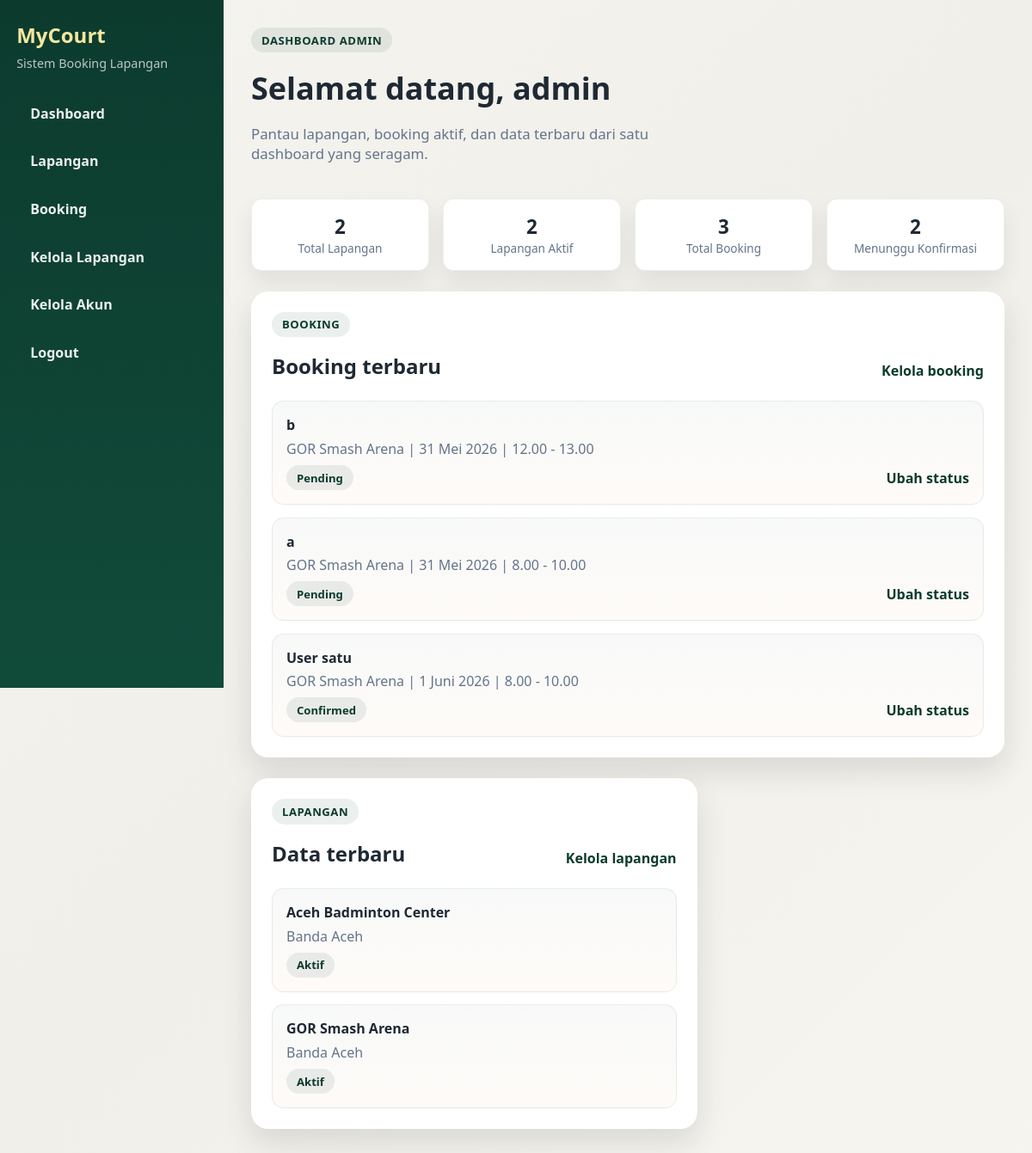
The page /dashboard/admin/ (signed in) on the database as committed earlier.
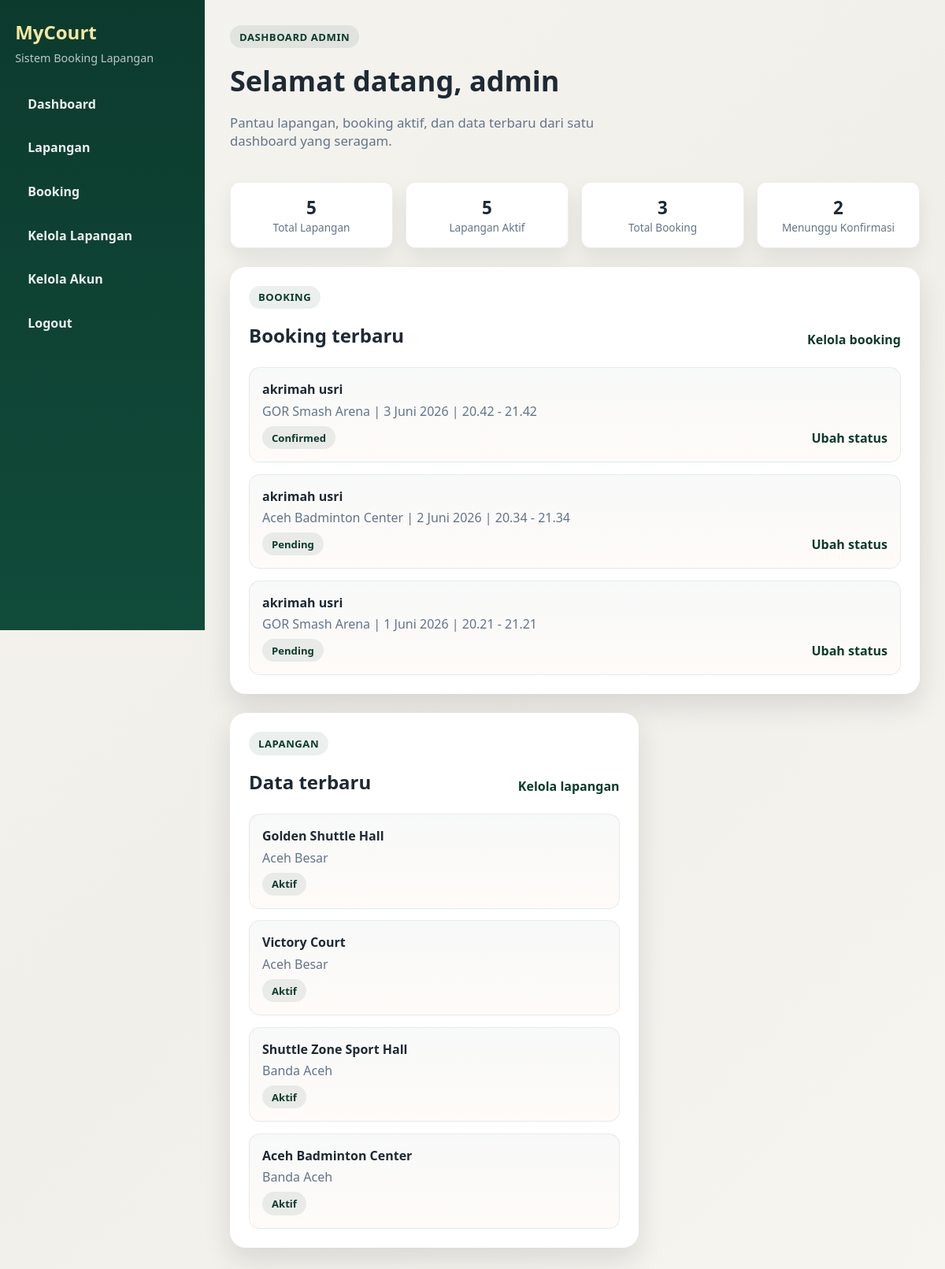
The same page on the database as committed later.
### booking/models.py (models this page shows, shortened)
class Booking(models.Model):
    STATUS_PENDING = "pending"
    STATUS_CONFIRMED = "confirmed"
    STATUS_CANCELLED = "cancelled"
    STATUS_CHOICES = [
        (STATUS_PENDING, "Pending"),
        (STATUS_CONFIRMED, "Confirmed"),
        (STATUS_CANCELLED, "Cancelled"),
    ]
    user = models.ForeignKey(User, on_delete=models.CASCADE, related_name="bookings", null=True, blank=True)
    court = models.ForeignKey(Court, on_delete=models.CASCADE, related_name="bookings")
    full_name = models.CharField(max_length=120)
    email = models.EmailField()
    phone = models.CharField(max_length=30)
    date = models.DateField()
    start_time = models.TimeField()
    end_time = models.TimeField()
    notes = models.TextField(blank=True)
    status = models.CharField(max_length=20, choices=STATUS_CHOICES, default=STATUS_PENDING)
    created_at = models.DateTimeField(auto_now_add=True)

class Court(models.Model):
    name = models.CharField(max_length=120)
    location = models.CharField(max_length=255)
    price_per_hour = models.DecimalField(max_digits=10, decimal_places=2)
    image = models.ImageField(upload_to="court_images/", blank=True, null=True)
    description = models.TextField(blank=True)
    is_active = models.BooleanField(default=True)
    open_time = models.TimeField(default=datetime.time(6, 0))
    close_time = models.TimeField(default=datetime.time(23, 0))
    created_at = models.DateTimeField(auto_now_add=True)

### booking/views.py (the view)
# urls.py: path("dashboard/admin/", views.admin_dashboard, name="admin_dashboard"),
@login_required
def admin_dashboard(request):
    if not is_admin_user(request.user):
        return redirect("booking:user_dashboard")
    context = {
        "court_count": Court.objects.count(),
        "active_court_count": Court.objects.filter(is_active=True).count(),
        "booking_count": Booking.objects.count(),
        "pending_count": Booking.objects.filter(status=Booking.STATUS_PENDING).count(),
        "recent_bookings": Booking.objects.select_related("user", "court").order_by("-created_at")[:6],
        "recent_courts": Court.objects.order_by("-created_at")[:4],
    }
    return render(request, "booking/dashboard_admin.html", context)

### booking/views.py (called while the page is built)
def is_admin_user(user):
    return user.is_staff or user.is_superuser

### booking/templates/booking/dashboard_admin.html (shortened to what this page needs)
{% extends 'booking/admin_dashboard_base.html' %}
{% block dashboard_eyebrow %}Dashboard Admin{% endblock %}
{% block dashboard_heading %}Selamat datang, {{ user.username }}{% endblock %}
{% block dashboard_lead %}Pantau lapangan, booking aktif, dan data terbaru dari satu dashboard yang seragam.{% endblock %}
{% block admin_summary %}
        <div class="dashboard-summary">
            <div class="stat"><div class="stat-value">{{ court_count }}</div><div class="stat-label">Total Lapangan</div></div>
            <div class="stat"><div class="stat-value">{{ active_court_count }}</div><div class="stat-label">Lapangan Aktif</div></div>
            <div class="stat"><div class="stat-value">{{ booking_count }}</div><div class="stat-label">Total Booking</div></div>
            <div class="stat"><div class="stat-value">{{ pending_count }}</div><div class="stat-label">Menunggu Konfirmasi</div></div>
        </div>
{% endblock %}
{% block admin_body %}
        <div class="dashboard-grid">
            <div class="dashboard-card dashboard-wide">
                <div class="section-heading">
                    <div>
                        <p class="eyebrow">Booking</p>
                        <h2>Booking terbaru</h2>
                    </div>
                    <a class="text-link" href="{% url 'booking:admin_bookings' %}">Kelola booking</a>
                </div>
                {% if recent_bookings %}
                    <div class="dashboard-list">
                        {% for booking in recent_bookings %}
                            <div class="dashboard-item">
                                <strong>{{ booking.full_name }}</strong>
                                <p class="muted">{{ booking.court.name }} | {{ booking.date }} | {{ booking.start_time }} - {{ booking.end_time }}</p>
                                <div class="dashboard-status-row">
                                    <span class="dashboard-pill">{{ booking.get_status_display }}</span>
                                    <a class="text-link" href="{% url 'booking:admin_bookings' %}">Ubah status</a>
                                </div>
                            </div>
                        {% endfor %}
                    </div>
                {% else %}
                    <p>Belum ada booking masuk.</p>
                {% endif %}
            </div>
            <div class="dashboard-card">
                <div class="section-heading">
                    <div>
                        <p class="eyebrow">Lapangan</p>
                        <h2>Data terbaru</h2>
                    </div>
                    <a class="text-link" href="{% url 'booking:admin_courts' %}">Kelola lapangan</a>
                </div>
                {% if recent_courts %}
                    <div class="dashboard-list">
                        {% for court in recent_courts %}
                            <div class="dashboard-item">
                                <strong>{{ court.name }}</strong>
                                <p class="muted">{{ court.location }}</p>
                                <span class="dashboard-pill">{% if court.is_active %}Aktif{% else %}Nonaktif{% endif %}</span>
                            </div>
                        {% endfor %}
                    </div>
                {% else %}
                    <p>Belum ada data lapangan.</p>
                {% endif %}
            </div>
        </div>
{% endblock %}

Rows that differ between the two databases and show on the page:
removed Booking: full_name "b", court.name "GOR Smash Arena", date "31 Mei 2026", start_time "12.00", end_time "13.00", status "Pending"
removed Booking: full_name "a", court.name "GOR Smash Arena", date "31 Mei 2026", start_time "8.00", end_time "10.00", status "Pending"
removed Booking: full_name "User satu", court.name "GOR Smash Arena", date "1 Juni 2026", start_time "8.00", end_time "10.00", status "Confirmed"
no longer on this page (row unchanged): Court: name "GOR Smash Arena", location "Banda Aceh", is_active "Aktif"
added Booking: full_name "akrimah usri", court.name "GOR Smash Arena", date "3 Juni 2026", start_time "20.42", end_time "21.42", status "Confirmed"
added Booking: full_name "akrimah usri", court.name "Aceh Badminton Center", date "2 Juni 2026", start_time "20.34", end_time "21.34", status "Pending"
added Booking: full_name "akrimah usri", court.name "GOR Smash Arena", date "1 Juni 2026", start_time "20.21", end_time "21.21", status "Pending"
added Court: name "Golden Shuttle Hall", location "Aceh Besar", is_active "Aktif"
added Court: name "Victory Court", location "Aceh Besar", is_active "Aktif"
added Court: name "Shuttle Zone Sport Hall", location "Banda Aceh", is_active "Aktif"
Other text that changed with them:
{{ court_count }}: "2" → "5"
{{ active_court_count }}: "2" → "5"
